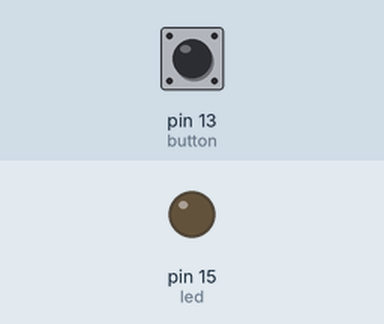
Recording of a program running on a simulated MicroPython board. Shown: output pins drawn as LEDs (lit = HIGH). The inputs (shaded band) are chosen by the test bench; at power-on: pin 13 (button) HIGH.

Above: at 1.2 s.
1.3 s: pin 13 (button) pulled LOW for 0.15 s
At 2.5 s:
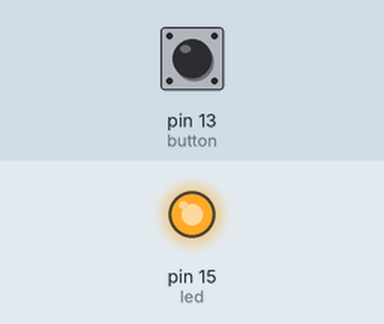
2.9 s: pin 13 (button) pulled LOW for 1 s
At 4.0 s:
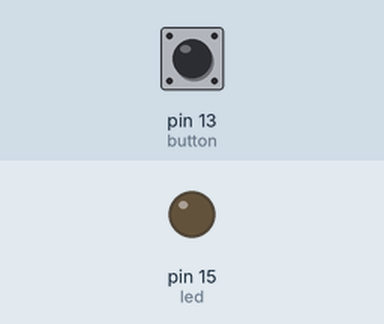
5.4 s: pin 13 (button) pulled LOW for 3.2 s
At 5.9 s:
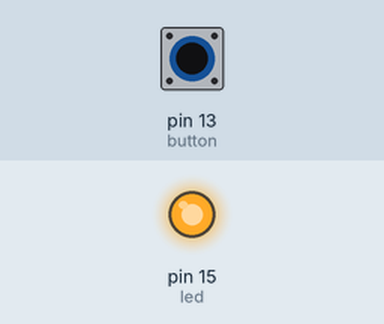
Timing chart, 0 to 8.4 s (numbered marks = the images above; inputs shaded):
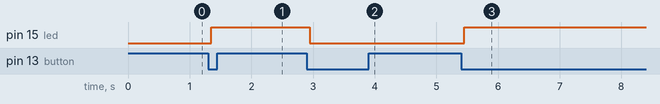

Measured:
- after the input at 1.3 s, pin 15 (led): LOW → HIGH after 0.05 s
- after the input at 2.9 s, pin 15 (led): HIGH → LOW after 0.05 s
- after the input at 5.4 s, pin 15 (led): LOW → HIGH after 0.05 s

The program:

main.py
```python
from machine import Pin
import time

led = Pin(15, Pin.OUT)
button = Pin(13, Pin.IN, Pin.PULL_UP)

def switch():
    if led.value():
        led.value(0)
    else:
        led.value(1)

try:
    while True:
        if not button.value():
            time.sleep_ms(50)
            if not button.value():
                switch()
                while not button.value():
                    time.sleep_ms(50)
finally:
    led.value(0)
```
